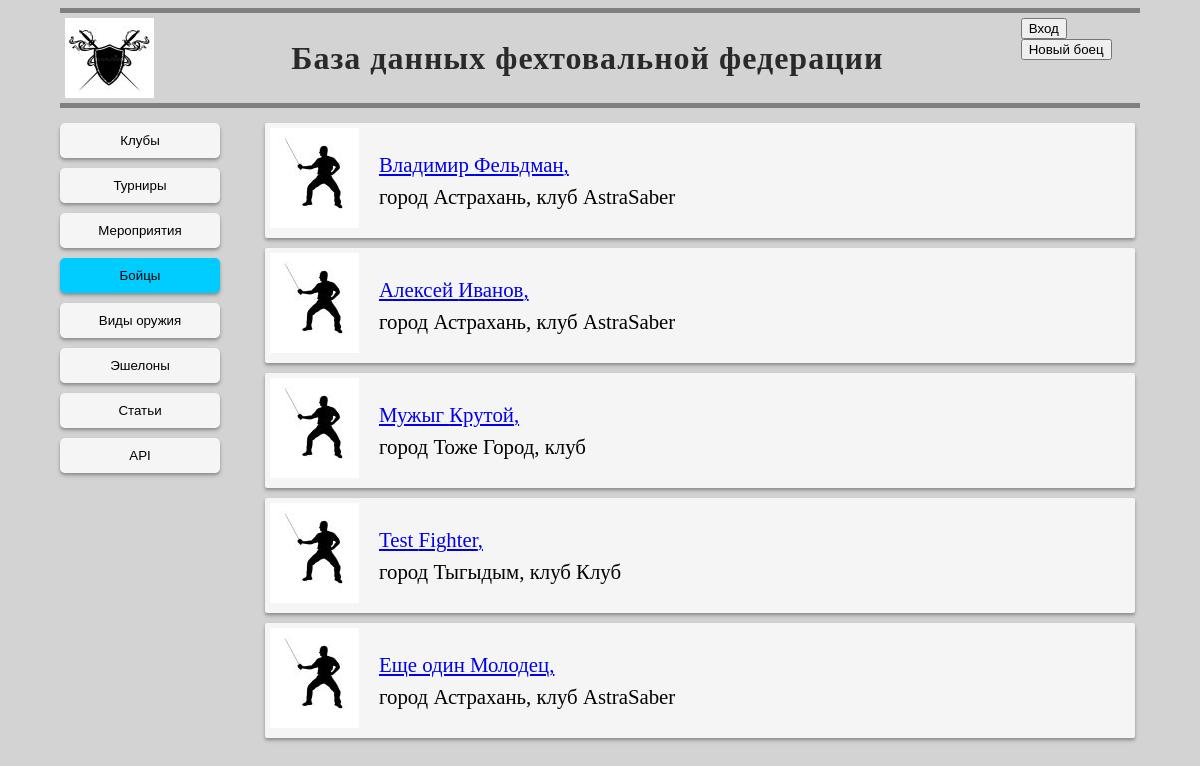
The app's page /fighters/, older data.
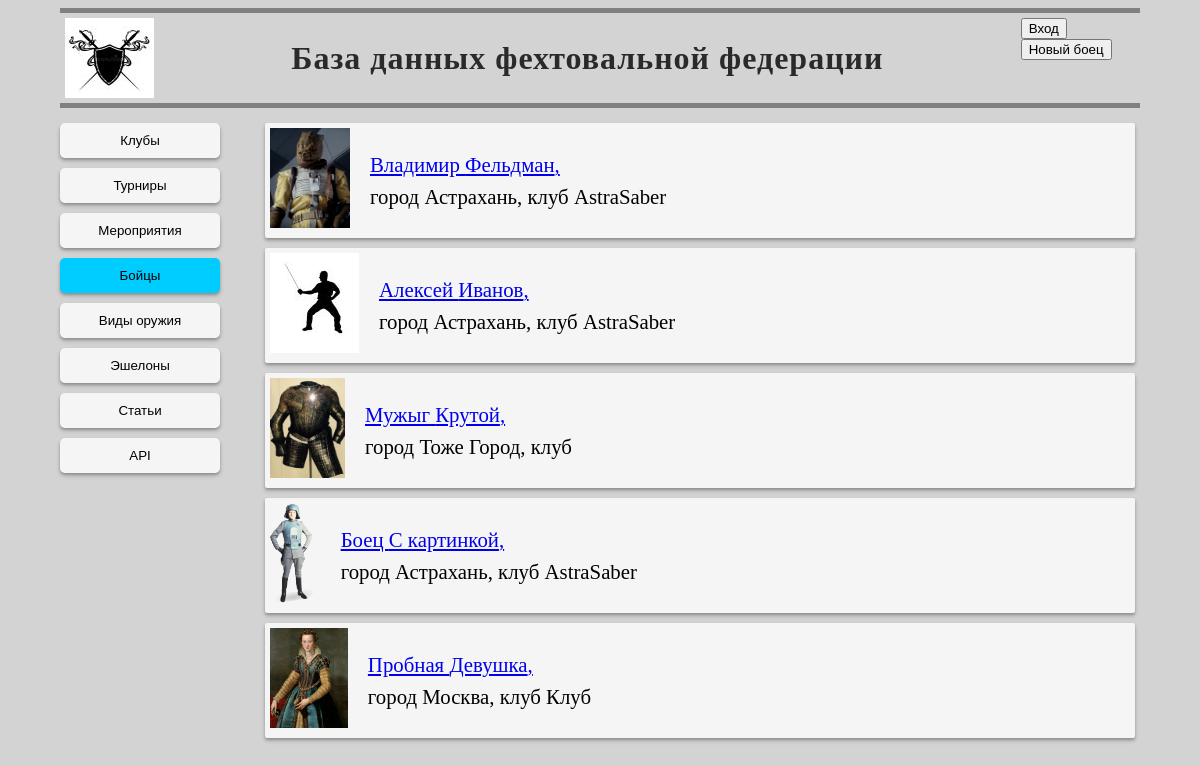
The same page, newer data.
### mainpage/models.py (models this page shows, shortened)
class Fighters(models.Model):
    class Meta:
        verbose_name = 'Боец'
        verbose_name_plural = 'Бойцы'
    first_name = models.CharField(max_length=30, blank=False, null=False, verbose_name='Имя')
    middle_name = models.CharField(max_length=30, blank=True, null=True, verbose_name='Отчество')
    last_name = models.CharField(max_length=30, blank=False, null=False, verbose_name='Фамилия')
    userpic = models.ImageField(upload_to='images/userpics', null=True, blank=True)
    user = models.OneToOneField(User, blank=True, null=True, on_delete=models.SET_NULL, related_name='fighter')
    active = models.BooleanField(default=True)
    city = models.CharField(max_length=30, blank=False, null=False)
    email = models.EmailField(blank=True, null=True)
    current_club = models.ForeignKey(Clubs, on_delete=models.SET_NULL, blank=True, null=True, verbose_name='Клуб')
    date_of_birth = models.DateField(blank=True, null=True, verbose_name='Дата рождения')
    weapons = models.ManyToManyField(Weapons)
    division = models.ForeignKey(Divisions, default=get_default_division, on_delete=models.PROTECT)
    GENDER_CHOICES = [
        (GENDERS[0], 'Мужской'),
        (GENDERS[1], 'Женский'),
    ]
    gender = models.CharField(max_length=20, choices=GENDER_CHOICES)
    def get_userpic(self):
        if self.userpic and hasattr(self.userpic, 'url'):
            return self.userpic.url
        else:
            if self.gender == GENDERS[0]:
                return '/media/images/common/default-userpic-male.jpg'
            else:
                return '/media/images/common/default-userpic-female.jpg'

class Clubs(models.Model):
    class Meta:
        verbose_name = 'Клуб'
        verbose_name_plural = 'Клубы'
    owner = models.ForeignKey(User, on_delete=models.SET_NULL, blank=True, null=True, related_name='club_owner')
    managers = models.ManyToManyField(User, related_name='club_managers')
    long_name = models.CharField(max_length=200, blank=False, null=False,)
    short_name = models.CharField(max_length=50, blank=False, null=False,)
    city = models.CharField(max_length=30, blank=False, null=False,)
    emblem = models.ImageField(upload_to='images')
    description = models.TextField(blank=True, null=True)

### fighters/views.py (the view)
# urls.py: path('', views.fighters_list, name='fighters_list'),
def fighters_list(request):
    fighters = Fighters.objects.all().exclude(active=False)
    return render(request, 'fighters/fighters_list.html', {'fighters': fighters})

### templates/fighters/fighters_list.html
{% extends  'base.html' %}
 {% block nav %}
		<button class="nav_button" onclick="location.href='/clubs'">Клубы</button>
		<button class="nav_button" onclick="location.href='/tournaments'">Турниры</button>
		<button class="nav_button" onclick="location.href='#'">Мероприятия</button>
		<button class="nav_button nav_button_active" onclick="location.href='..'">Бойцы</button>
        <button class="nav_button" onclick="location.href='/info/weapons'">Виды оружия</button>
        <button class="nav_button" onclick="location.href='/info/divisions'">Эшелоны</button>
		<button class="nav_button" onclick="location.href='#'">Статьи</button>
		<button class="nav_button" onclick="location.href='/info/apiinfo/'">API</button>
        {% endblock nav %}
{% block main %}
    {% for fighter in fighters %}
    <div class="data_card" >
      <div>
          <a href="{{ fighter.id }}"><img class="inline_emblem" src= {{ fighter.get_userpic }} alt="Юзерпик"></a>
      </div>
        <div class="inline_data">
            <div><a href="{{ fighter.id }}/">{{fighter.first_name}} {{fighter.last_name}}, </a></div>
            <div>город {{fighter.city}}, клуб {{fighter.current_club.short_name}}</div>
        </div>
    </div>
    {% endfor %}
{% endblock %}

### templates/base.html (shortened to what this page needs)
<!DOCTYPE html>
<html lang="ru">
<head>
    {% load static %}
    <link rel="stylesheet" type="text/css" href="/media/base.css">
</head>
<body>
	<div class="header">
		<div class="header_image">
			<a href="/"><img src="/media/images/common/site-emblem.jpg" alt="ФДФ"></a>
		</div>
		<div class="header_text">
			<h1>База данных фехтовальной федерации</h1>
		</div>
        <div class="username">
            {% if user.is_authenticated %}
                {{ user }} <button class="header_auth_button" onclick="location.href='/accounts/logout/'">Выход</button>
            {% else %}
                <button class="header_auth_button" onclick="location.href='/accounts/login/'">Вход</button>
                <button class="header_auth_button" onclick="location.href='/users/add/'">Новый боец</button>
            {% endif %}
        </div>
	</div>
	<div class="nav_bar">
        {% block nav %}{% endblock nav %}
	</div>
	<div class="main">
		{% block main %}
        {% endblock %}
	</div>
</body>

### media/base.css (style rules this page uses)
* { box-sizing: border-box; }
body { background-color: lightgray; max-width: 1200px; margin-left: 5vw; margin-right: 5vw; }
.header { width: 100%; height: 100px; padding: 5px; border-bottom-style: solid; border-bottom-width: thick; border-bottom-color: gray; border-top-style: solid; border-top-width: thick; border-top-color: gray; overflow: hidden; display: flex; justify-content: flex-start; }
.header_image { height: 80px; }
.header_text { width: 100%; display: flex; justify-content: center; align-items: center; }
.header h1 { color: #2A2A2A; text-align: center; letter-spacing: 1px; position: relative; font-size: 2rem; }
.nav_bar { float: left; min-width: 120px; max-width: 200px; height: 100%; width: 20%; margin: 0; padding: 0; padding-top: 10px; display: flex; flex-direction: column; justify-content: center; align-content: center; }
.nav_button { padding-top: 10px; padding-bottom: 10px; margin-top: 5px; margin-bottom: 5px; width: 80%; min-width: 105px; font-weight: 500; background-color: #F5F5F5; border-style: solid; border-top-style: none; border-bottom-style: none; border-left-width: thick; border-right-width: thick; border-color: #F5F5F5; border-radius: 5px; box-shadow: 0 3px 5px rgba(0, 0, 0, 0.12), 0 2px 3px rgba(0, 0, 0, 0.24); text-decoration: none; text-align: center; transition-duration: 0.5s; transition-property: border-color; }
.nav_button_active { background-color: #00CDFF; border-color: #00CDFF; }
.main { height: 100%; font-size: 1.3rem; align-content: center; display: flex; flex-direction: column; margin: 10px; }
.data_card { width: 100%; margin: 5px; display: flex; justify-content: flex-start; padding-left: 5px; padding-right: 5px; background-color: #F5F5F5; border-style: none; border-width: thin; border-radius: 2px; box-shadow: 0 3px 5px rgba(0, 0, 0, 0.12), 0 2px 3px rgba(0, 0, 0, 0.24); }
.inline_emblem { max-height: content-box; height: 100px; margin-top: 5px; margin-bottom: 5px; }
.inline_data { width: 100%; display: flex; margin-left: 20px; line-height: 1.5em; flex-direction: column; justify-content: center; align-items: flex-start; }

Row changes from the older to the newer data that the page shows:
removed Fighters: first_name "Test", last_name "Fighter", city "Тыгыдым", current_club.short_name "Клуб"
removed Fighters: first_name "Еще один", last_name "Молодец", city "Астрахань", current_club.short_name "AstraSaber"
changed Fighters "Владимир": get_userpic: picture added in place of a placeholder
changed Fighters "Мужыг": get_userpic: picture added in place of a placeholder
added Fighters: get_userpic (picture), first_name "Боец", last_name "С картинкой", city "Астрахань", current_club.short_name "AstraSaber"
added Fighters: get_userpic (picture), first_name "Пробная", last_name "Девушка", city "Москва", current_club.short_name "Клуб"
